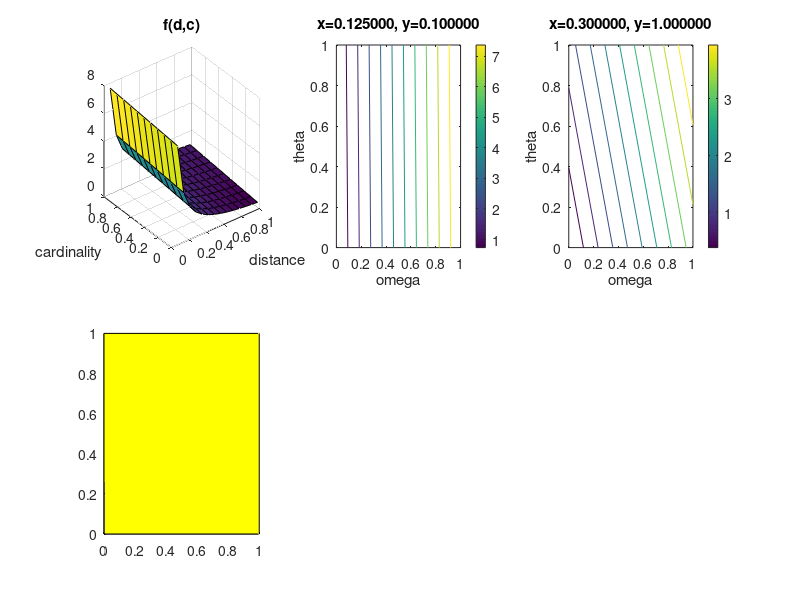

Source code (MATLAB): (Note: this script raises an error after producing the figure.)
%d = [80 40 10]';
%c = [100 40 10]';

%d_pmt = perms(d)
%c_pmt = perms(c)

%omega = 0.5;
%theta = 0.5;

%d_norm = d_pmt./max(d_pmt(:))
%c_norm = c_pmt./max(c_pmt(:))

%s = omega*(1./d_norm)+theta*c_norm

%s_final = [s d_pmt c_pmt]

d_c = [80 100; 40 40; 10 25];

omega = 0.5;
theta = 0.5;

d_c_perm = perms(d_c);

[m, n] = size(d_c_perm)

d = d_c_perm(:,1:n/2);
c = d_c_perm(:,(n/2)+1:n);

for i=1:m
    d_norm(i,:) = d(i,:)./max(d(i,:));
    c_norm(i,:) = c(i,:)./max(c(i,:));
end

s = omega*(1./d_norm)+theta*c_norm;

s_final = [s d_norm c_norm]

x_2 = 0.125;
y_2 = 0.1;
str2 = sprintf('x=%f, y=%f', x_2, y_2);

x_3 = 0.3;
y_3 = 1;
str3 = sprintf('x=%f, y=%f', x_3, y_3);

figure(1)
subplot(2, 3, 1)
[X,Y] = meshgrid(0:0.07:1, 0:0.1:1);
%Z = X .* exp(-X.^2 - Y.^2);
Z = omega*(1./X)+theta*Y;
%Z = (1-omega*X)+theta*Y;;
surf(X,Y,Z)

title('f(d,c)');
xlabel('distance')
ylabel('cardinality')

x = 0.9;
y = 1;
str = sprintf('x=%f, y=%f', x_2, y_2);

subplot(2,3, 2)
[O,T] = meshgrid(0:1, 0:1);
%P = O*(1/0.9)+T*1;
contour(O, T, O*(1/x_2)+T*y_2)
title(str);
xlabel('omega')
ylabel('theta')
colorbar
%surf(O,T,P)



x = 0.125;
y = 1;
str = sprintf('x=%f, y=%f', x_3, y_3);
subplot(2,3, 3)
[O,T] = meshgrid(0:1, 0:1);
%P = O*(1/0.9)+T*1;
contour(O, T, O*(1/x_3)+T*y_3)
title(str);
axis('tight')
xlabel('omega')
ylabel('theta')
colorbar


%x_1 = 1;
%y_1 = 1;
%str1 = sprintf('x=%f, y=%f', x_1, y_1);

%x_4 = 0.125;
%y_4 = 0.1;
%str4 = sprintf('x=%f, y=%f', x_4, y_4);

subplot(2,3, 4)
%figure(2)
[O,T] = meshgrid(0:1, 0:1);
%P = O*(1/x_1)+T*y_1
%s1 = surf(O,T,P, 'FaceColor', [255,0,0]/255)
%alpha(s1, 0.3)

hold on

Q = O*(1/x_2)+T*y_2
s2 = surf(O,T,Q,'FaceColor', [255,255,0]/255)
alpha(s2, 0.3)

hold on

Q = O*(1/x_3)+T*y_3
s3 = surf(O,T,Q,'FaceColor', [0,0,255]/255)
alpha(s3, 0.3)

%hold on

%Q = O*(1/x_4)+T*y_4
%s4 = surf(O,T,Q,'FaceColor', [0,255,255]/255)
%alpha(s4, 0.3)

title(str);
xlabel('omega')
ylabel('theta')

legend([s2, s3], {str2, str3});
%title(str);
%xlabel('omega')
%ylabel('theta')
%zlim(0:20)
